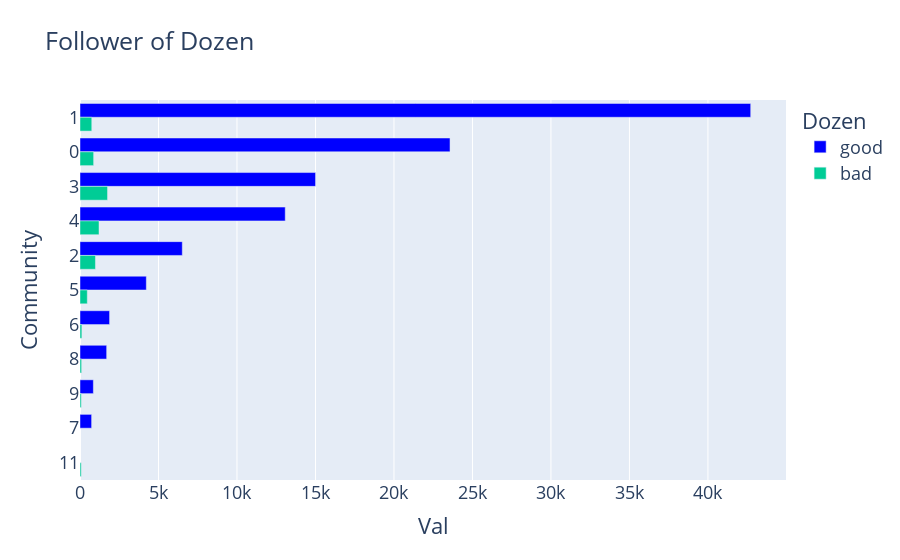

Source (notebook cell):
### Code cell
plot_all_nt_info(leiden, good_rt_flt_1, ccdh_rt_flt_1, "Community 1")

### Figure 1 — Plotly figure (JSON) as saved in the notebook; plotly's stock layout.template omitted (floating-point values rounded to 4 significant figures)
{"data": [{"alignmentgroup": "True", "hovertemplate": "Dozen=good<br>Val=%{x}<br>Community=%{y}<extra></extra>", "legendgroup": "good", "marker": {"color": "blue", "pattern": {"shape": ""}}, "name": "good", "offsetgroup": "good", "orientation": "h", "showlegend": true, "textposition": "auto", "type": "bar", "x": [42724, 23571, 15006, 13074, 6516, 4225, 1884, 1698, 851, 740], "xaxis": "x", "y": ["1", "0", "3", "4", "2", "5", "6", "8", "9", "7"], "yaxis": "y"}, {"alignmentgroup": "True", "hovertemplate": "Dozen=bad<br>Val=%{x}<br>Community=%{y}<extra></extra>", "legendgroup": "bad", "marker": {"color": "#00cc96", "pattern": {"shape": ""}}, "name": "bad", "offsetgroup": "bad", "orientation": "h", "showlegend": true, "textposition": "auto", "type": "bar", "x": [1754, 1212, 985, 869, 750, 465, 118, 103, 82, 79], "xaxis": "x", "y": ["3", "4", "2", "0", "1", "5", "6", "8", "9", "11"], "yaxis": "y"}], "layout": {"barmode": "group", "font": {"size": 18}, "legend": {"title": {"text": "Dozen"}, "tracegroupgap": 0}, "title": {"text": "Follower of Dozen"}, "xaxis": {"anchor": "y", "domain": [0, 1], "title": {"text": "Val"}}, "yaxis": {"anchor": "x", "autorange": "reversed", "domain": [0, 1], "title": {"text": "Community"}}}}
